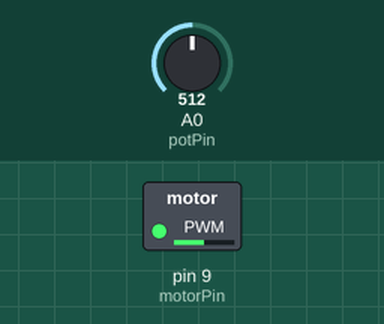
Recording of a sketch running on a simulated Arduino Uno, built with avr-gcc and run on an emulated ATmega328P. On the bench: switched loads named in the sketch (green lamp = pin HIGH). Inputs (shaded band) come from the test bench; at power-on: A0 (potPin) = 512.

Above: at 1.2 s.
1.3 s: A0 (potPin) set to 716
At 1.9 s:
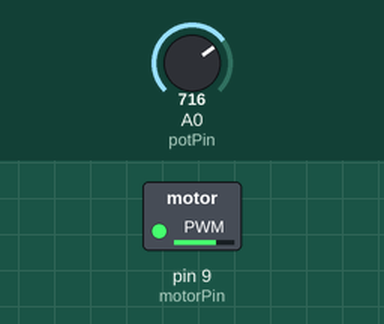
2.8 s: A0 (potPin) set to 900
At 4.0 s:
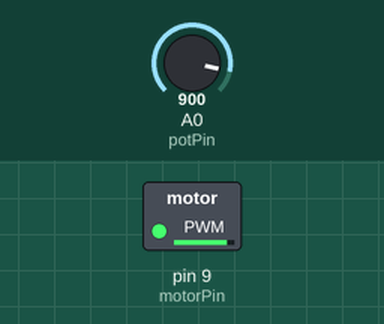
4.3 s: A0 (potPin) set to 122
At 5.4 s:
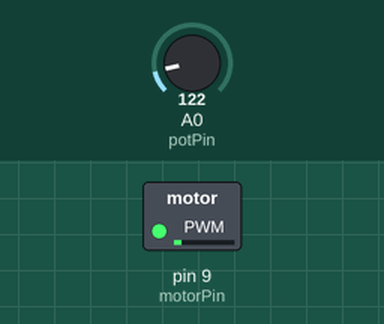
5.8 s: A0 (potPin) set to 0
At 6.5 s:
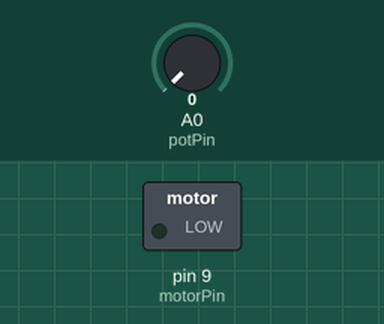
7.3 s: A0 (potPin) set to 511
At 7.6 s:
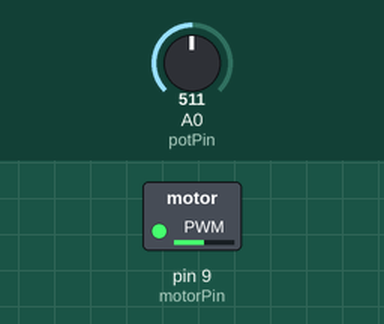
Timing chart, 0 to 9.8 s (numbered marks = the images above; inputs shaded):
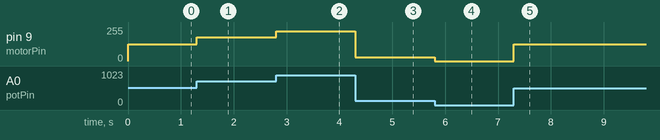

The sketch:

motorPotentiometer.ino
```cpp
/*
 * Control the speed of a motor with a Potentiometer
 * Clayton Walker
 */

int potPin = A0;
int motorPin = 9;

void setup() {
  pinMode(motorPin, OUTPUT);
  pinMode(potPin, INPUT);
}

void loop() {

  int potValue = analogRead(potPin);

  // map value from 0-1023 to 0-255
  int speed = map(potValue, 0, 1023, 0, 255);

  analogWrite(motorPin, speed);
}
```

Measured:
- after the input at 1.3 s, pin 9 (motorPin): 127/255 → 178/255 at once
- after the input at 2.8 s, pin 9 (motorPin): 178/255 → 224/255 at once
- after the input at 4.3 s, pin 9 (motorPin): 224/255 → 30/255 at once
- after the input at 5.8 s, pin 9 (motorPin): 30/255 → 0/255 at once
- after the input at 7.3 s, pin 9 (motorPin): 0/255 → 127/255 at once
